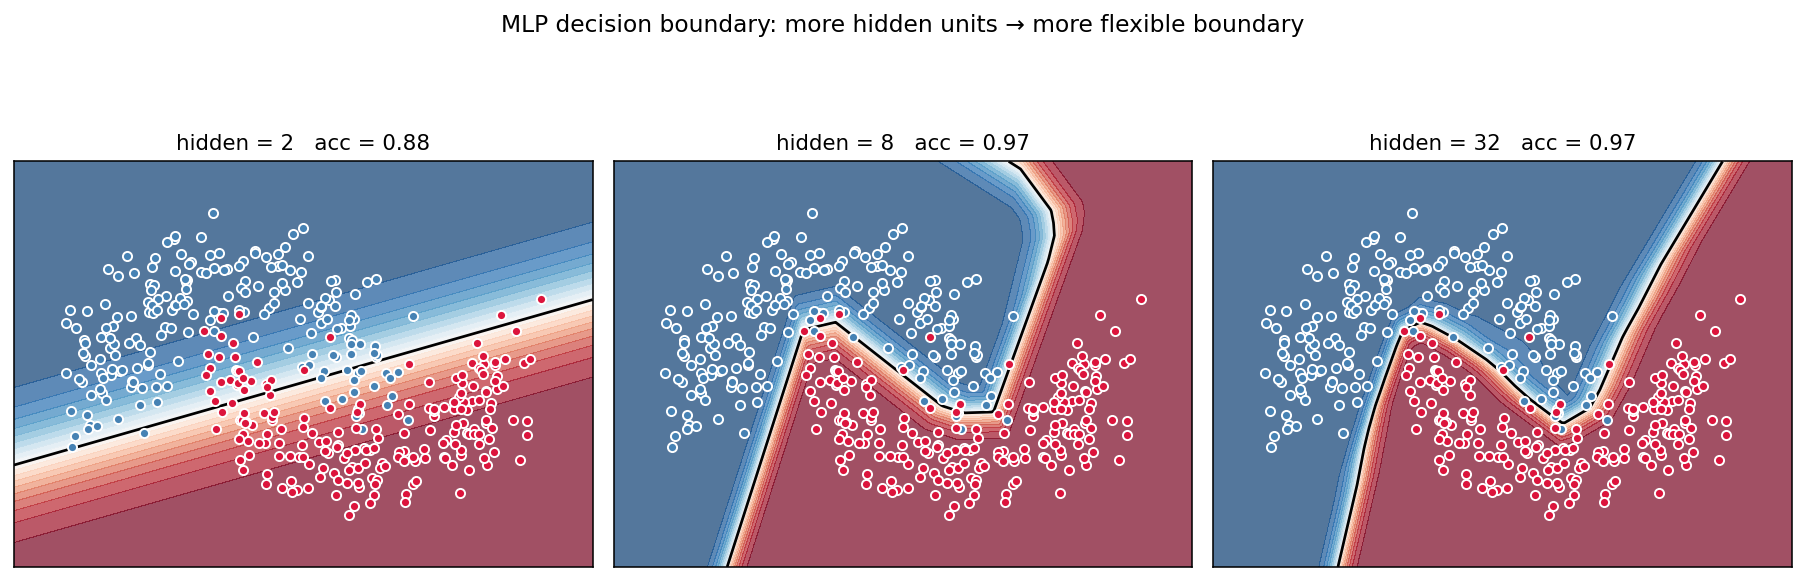

Generate this figure with Python:
"""MLP decision boundary on two-moons at hidden widths 2, 8, 32.

Output: diagram_decision_boundary.png
"""

import numpy as np
import matplotlib.pyplot as plt

from from_scratch import MLPClassifier, make_moons


def plot_one(ax, net, X, y, title):
    pad = 0.4
    xx, yy = np.meshgrid(
        np.linspace(X[:, 0].min() - pad, X[:, 0].max() + pad, 220),
        np.linspace(X[:, 1].min() - pad, X[:, 1].max() + pad, 220),
    )
    grid = np.c_[xx.ravel(), yy.ravel()]
    probs = net.predict_proba(grid)[:, 1].reshape(xx.shape)

    ax.contourf(xx, yy, probs, levels=20, cmap="RdBu_r", alpha=0.7)
    ax.contour(xx, yy, probs, levels=[0.5], colors="black", linewidths=1.4)
    ax.scatter(X[y == 0, 0], X[y == 0, 1], c="steelblue", edgecolors="white", s=22, zorder=3)
    ax.scatter(X[y == 1, 0], X[y == 1, 1], c="crimson", edgecolors="white", s=22, zorder=3)
    ax.set_title(title, fontsize=11)
    ax.set_xticks([]); ax.set_yticks([])
    ax.set_aspect("equal")
    ax.set_xlim(xx.min(), xx.max())
    ax.set_ylim(yy.min(), yy.max())


def main():
    X, y = make_moons(n=400, noise=0.22, seed=0)
    widths = [2, 8, 32]
    fig, axes = plt.subplots(1, 3, figsize=(13, 4.5))
    for ax, h in zip(axes, widths):
        net = MLPClassifier(2, h, 2, seed=0).fit(X, y, lr=0.2, n_epochs=300, batch_size=32)
        acc = float(np.mean(net.predict(X) == y))
        plot_one(ax, net, X, y, f"hidden = {h}   acc = {acc:.2f}")

    fig.suptitle("MLP decision boundary: more hidden units → more flexible boundary",
                 fontsize=12, y=1.02)
    fig.tight_layout()
    fig.savefig("diagram_decision_boundary.png", dpi=140, bbox_inches="tight")
    print("wrote diagram_decision_boundary.png")


if __name__ == "__main__":
    main()
